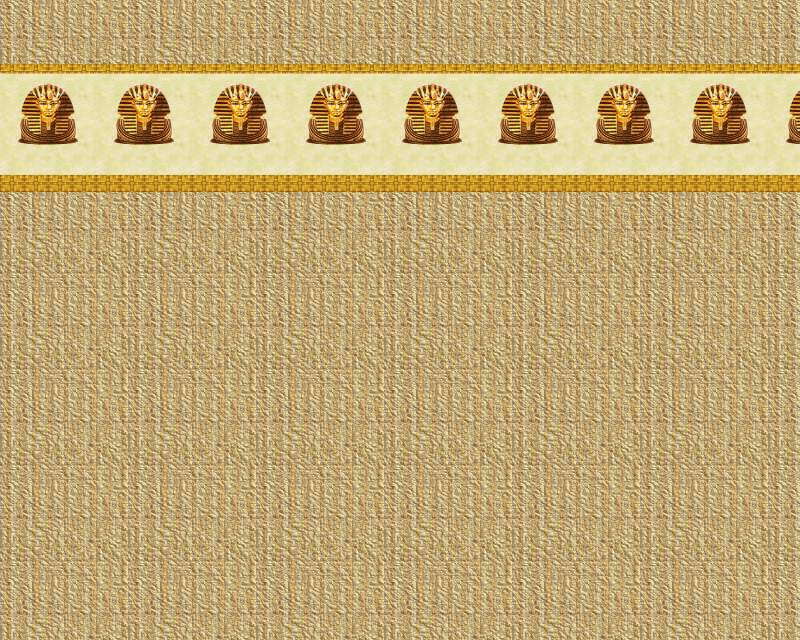

A 2D game scene composited from a Tiled map and its tileset images. What follows is a short description and the map's XML, with each tile layer's data collapsed to a summary:
An orthogonal 25x20 tile map with 32x32 px tiles, 2 tile layers (bg, deco).

<map version="1.0" orientation="orthogonal" width="25" height="20" tilewidth="32" tileheight="32">
 <tileset firstgid="1" name="egypt_tilset" tilewidth="32" tileheight="32">
  <image source="egypt_tilset.png" width="256" height="2080" />
 </tileset>
 <layer name="bg" width="25" height="20">
  <data>[500 cells, 500 non-empty, 12 distinct tile ids]</data>
 </layer>
 <layer name="deco" width="25" height="20">
  <data>[500 cells, 100 non-empty, 12 distinct tile ids]</data>
 </layer>
</map>
